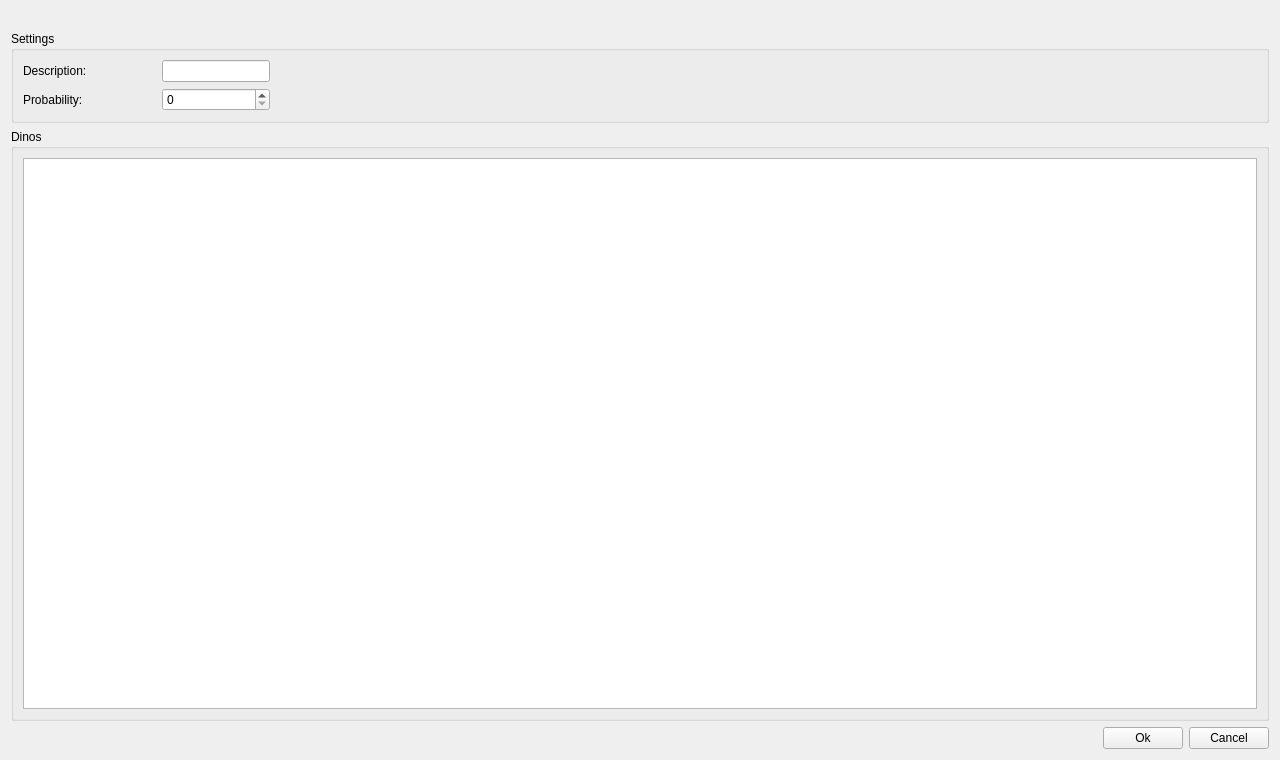
<?xml version="1.0" encoding="UTF-8"?>
<ui version="4.0">
 <class>DinoBlockWidget</class>
 <widget class="QWidget" name="DinoBlockWidget">
  <property name="geometry">
   <rect>
    <x>0</x>
    <y>0</y>
    <width>1280</width>
    <height>760</height>
   </rect>
  </property>
  <property name="windowTitle">
   <string>Edit element</string>
  </property>
  <property name="windowIcon">
   <iconset resource="appstyle.qrc">
    <normaloff>:/icons/appicon</normaloff>:/icons/appicon</iconset>
  </property>
  <layout class="QGridLayout" name="gridLayout">
   <item row="0" column="0">
    <layout class="QVBoxLayout" name="verticalLayout">
     <item>
      <widget class="QLabel" name="tooltipLabel">
       <property name="text">
        <string/>
       </property>
      </widget>
     </item>
     <item>
      <widget class="QGroupBox" name="groupBox">
       <property name="title">
        <string>Settings</string>
       </property>
       <layout class="QGridLayout" name="gridLayout_2" columnstretch="20,80">
        <item row="0" column="0">
         <layout class="QGridLayout" name="gridLayout_4" columnstretch="30,0">
          <item row="0" column="1">
           <widget class="QLineEdit" name="descriptionEdit"/>
          </item>
          <item row="1" column="1">
           <widget class="QSpinBox" name="probabilitySpin"/>
          </item>
          <item row="1" column="0">
           <widget class="QLabel" name="probabilityLabel">
            <property name="text">
             <string>Probability:</string>
            </property>
           </widget>
          </item>
          <item row="0" column="0">
           <widget class="QLabel" name="descriptionLabel">
            <property name="text">
             <string>Description:</string>
            </property>
           </widget>
          </item>
         </layout>
        </item>
        <item row="0" column="1">
         <spacer name="horizontalSpacer_2">
          <property name="orientation">
           <enum>Qt::Horizontal</enum>
          </property>
          <property name="sizeHint" stdset="0">
           <size>
            <width>40</width>
            <height>20</height>
           </size>
          </property>
         </spacer>
        </item>
       </layout>
      </widget>
     </item>
     <item>
      <widget class="QGroupBox" name="groupBox_2">
       <property name="title">
        <string>Dinos</string>
       </property>
       <layout class="QGridLayout" name="gridLayout_3">
        <item row="0" column="0">
         <widget class="QTableWidget" name="tableWidget">
          <attribute name="horizontalHeaderMinimumSectionSize">
           <number>20</number>
          </attribute>
          <attribute name="horizontalHeaderDefaultSectionSize">
           <number>37</number>
          </attribute>
          <attribute name="verticalHeaderMinimumSectionSize">
           <number>20</number>
          </attribute>
          <attribute name="verticalHeaderDefaultSectionSize">
           <number>20</number>
          </attribute>
         </widget>
        </item>
       </layout>
      </widget>
     </item>
     <item>
      <layout class="QHBoxLayout" name="horizontalLayout">
       <item>
        <spacer name="horizontalSpacer">
         <property name="orientation">
          <enum>Qt::Horizontal</enum>
         </property>
         <property name="sizeHint" stdset="0">
          <size>
           <width>40</width>
           <height>20</height>
          </size>
         </property>
        </spacer>
       </item>
       <item>
        <widget class="QPushButton" name="submitButton">
         <property name="text">
          <string>Ok</string>
         </property>
        </widget>
       </item>
       <item>
        <widget class="QPushButton" name="cancelButton">
         <property name="text">
          <string>Cancel</string>
         </property>
        </widget>
       </item>
      </layout>
     </item>
    </layout>
   </item>
  </layout>
 </widget>
 <resources>
  <include location="appstyle.qrc"/>
 </resources>
 <connections/>
</ui>
